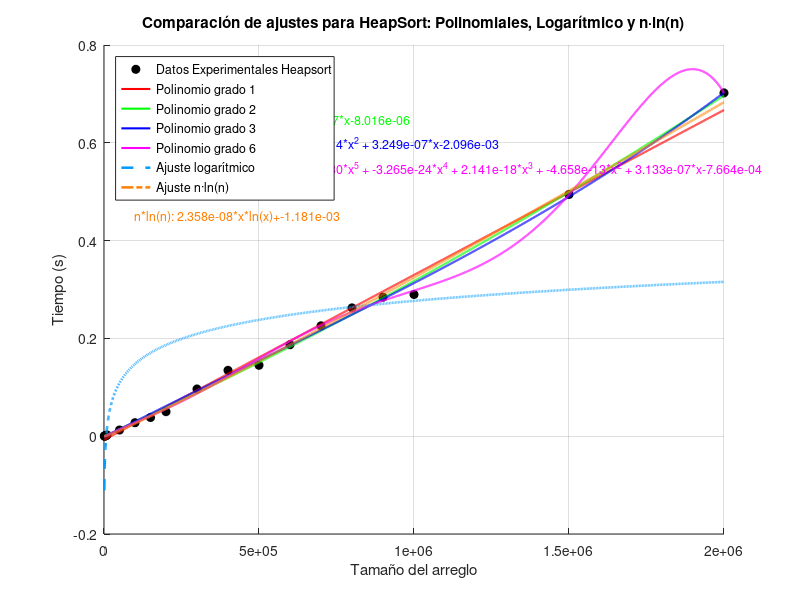

MATLAB code for this plot:
%% COMPARACIÓN DE AJUSTES: POLINOMIAL, LOGARÍTMICO Y n·ln(n) CON ECUACIONES
clear; clc; close all;

%% VALORES DE X
x = [1000
2000
3000
4000
5000
8000
10000
50000
100000
150000
200000
300000
400000
500000
600000
700000
800000
900000
1000000
1500000
2000000];

%% VALORES DE Y = F(x) EN MILISEGUNDOS
y = [0.000178814
0.000409842
0.000693083
0.000687838
0.001119137
0.00169301
0.00248003
0.012633085
0.02760005
0.038229942
0.050174952
0.096535921
0.134675026
0.145029068
0.187092066
0.225758076
0.262390137
0.284281015
0.289803982
0.494340181
0.702052832];

%% CONFIGURACIÓN DE AJUSTES POLINOMIALES
grados = [1, 2, 3, 6];             % Grados polinomiales
colors = ['r', 'g', 'b', 'm'];     % Colores para polinomios
linewidths = 1.5;

%% ESPACIO DE EVALUACIÓN
xi = linspace(min(x), max(x), 10000);

%% FIGURA PRINCIPAL
figure('Units','normalized','Position',[0.1 0.1 0.7 0.6]);
hold on;

% PUNTOS EXPERIMENTALES
plot(x, y, 'ko', 'MarkerFaceColor', 'k', 'DisplayName', 'Datos Experimentales Heapsort');

% AJUSTES POLINOMIALES
for i = 1:length(grados)
    grado = grados(i);
    p = polyfit(x, y, grado);
    z = polyval(p, xi);
    
    plot(xi, z, colors(i), 'LineWidth', linewidths, 'DisplayName', sprintf('Polinomio grado %d', grado));
    
    % Mostrar ecuación sobre la gráfica
    func_str = sprintf('Grado %d: ', grado);
    for j = 1:length(p)
        exp = length(p) - j;
        if exp == 0
            func_str = [func_str, sprintf('%.3e', p(j))];
        elseif exp == 1
            func_str = [func_str, sprintf(' + %.3e*x', p(j))];
        else
            func_str = [func_str, sprintf(' + %.3e*x^%d', p(j), exp)];
        end
    end
    text(0.05, 0.9 - (i-1)*0.05, func_str, 'Units','normalized', 'Color', colors(i), 'FontSize',9);
end

% AJUSTE LOGARÍTMICO
p_log = polyfit(log(x), y, 1);
a = p_log(1); c = p_log(2);
z_log = polyval(p_log, log(xi));
plot(xi, z_log, '--', 'Color', [0 0.6 1], 'LineWidth', 1.8, 'DisplayName', 'Ajuste logarítmico');

% Ecuación logarítmica sobre la gráfica
text(0.05, 0.9 - length(grados)*0.05, ...
    sprintf('Log: %.3e*ln(x)+%.3e', a, c), 'Units','normalized', 'Color',[0 0.6 1], 'FontSize',9);

% AJUSTE n·ln(n)
p_nlogn = polyfit(x .* log(x), y, 1);
b = p_nlogn(1); d = p_nlogn(2);
z_nlogn = polyval(p_nlogn, xi .* log(xi));
plot(xi, z_nlogn, '-.', 'Color', [1 0.5 0], 'LineWidth', 1.8, 'DisplayName', 'Ajuste n·ln(n)');

% Ecuación n*ln(n) sobre la gráfica
text(0.05, 0.9 - (length(grados)+1)*0.05, ...
    sprintf('n*ln(n): %.3e*x*ln(x)+%.3e', b, d), 'Units','normalized', 'Color',[1 0.5 0], 'FontSize',9);

% CONFIGURACIÓN FINAL
grid on;
xlabel('Tamaño del arreglo');
ylabel('Tiempo (s)');
title('Comparación de ajustes para HeapSort: Polinomiales, Logarítmico y n·ln(n)');
legend('Location', 'northwest');
%set(gca, 'XScale', 'log');
hold off;